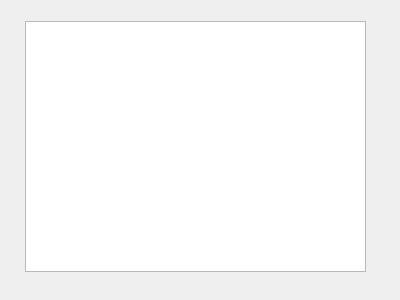
<?xml version="1.0" encoding="UTF-8"?>
<ui version="4.0">
 <class>ValueTableDialog</class>
 <widget class="QDialog" name="ValueTableDialog">
  <property name="geometry">
   <rect>
    <x>0</x>
    <y>0</y>
    <width>400</width>
    <height>300</height>
   </rect>
  </property>
  <property name="windowTitle">
   <string>Dialog</string>
  </property>
  <widget class="QTableWidget" name="valueTable">
   <property name="geometry">
    <rect>
     <x>25</x>
     <y>21</y>
     <width>341</width>
     <height>251</height>
    </rect>
   </property>
  </widget>
 </widget>
 <resources/>
 <connections/>
</ui>
